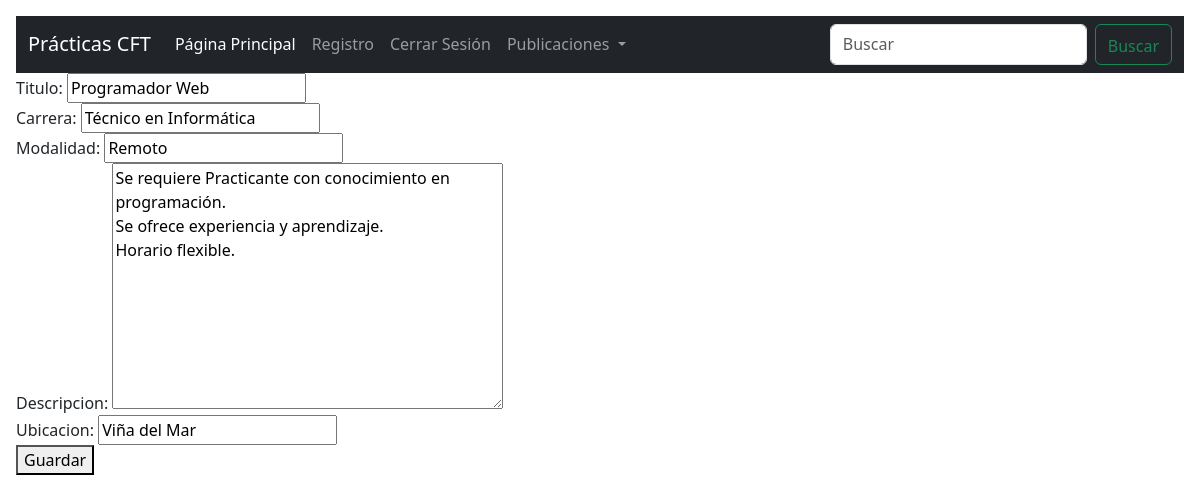
/editar/3 (signed in), run on the app's committed database.
### Practicas/EmpleosCFT/models.py (models this page shows, shortened)
class crear_vacante(models.Model):
    empresa = models.ForeignKey(User, on_delete=models.CASCADE)
    titulo = models.CharField(max_length=150)
    carrera = models.CharField(max_length=50)
    modalidad = models.CharField(max_length=30)
    descripcion = models.TextField(blank=True)
    ubicacion = models.CharField(max_length=100)
    fecha = models.DateTimeField(auto_now_add=True)

### Practicas/EmpleosCFT/views.py (the view, shortened to what this page needs)
# urls.py: path('editar/<int:id_publicacion>', modificar, name = 'editar'),
@login_required
def modificar(request,id_publicacion):
    if request.method == 'GET':
        edicion = get_object_or_404(crear_vacante,pk=id_publicacion,empresa=request.user)
        formulario = formvacante(instance=edicion)
        return render(request,'edicion.html',{'editar':edicion,'datos':formulario})

### Practicas/EmpleosCFT/form.py
class formvacante(ModelForm):
    class Meta:
        model = crear_vacante
        fields =['titulo','carrera','modalidad','descripcion','ubicacion']

### Practicas/EmpleosCFT/Templates/edicion.html (shortened to what this page needs)
{% extends 'base.html'%}
{% load static%}
{% block content %}
    <form method="POST">
        {{ datos }}
        <button>
            Guardar
        </button>
    </form>
{% endblock %}

### data on the page
crear_vacante: titulo "Programador Web", carrera "Técnico en Informática", modalidad "Remoto", descripcion "Se requiere Practicante con conocimiento en programación. Se ofrece experiencia y aprendizaje. Horario flexible.", ubicacion "Viña del Mar"
